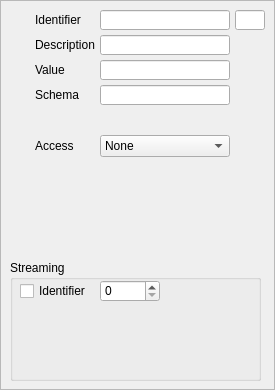
<?xml version="1.0" encoding="UTF-8"?>
<ui version="4.0">
 <class>StringView</class>
 <widget class="QFrame" name="StringView">
  <property name="geometry">
   <rect>
    <x>0</x>
    <y>0</y>
    <width>275</width>
    <height>390</height>
   </rect>
  </property>
  <property name="sizePolicy">
   <sizepolicy hsizetype="Fixed" vsizetype="Fixed">
    <horstretch>0</horstretch>
    <verstretch>0</verstretch>
   </sizepolicy>
  </property>
  <property name="windowTitle">
   <string>Frame</string>
  </property>
  <property name="frameShape">
   <enum>QFrame::StyledPanel</enum>
  </property>
  <property name="frameShadow">
   <enum>QFrame::Raised</enum>
  </property>
  <widget class="QLineEdit" name="identifierText">
   <property name="geometry">
    <rect>
     <x>100</x>
     <y>10</y>
     <width>130</width>
     <height>20</height>
    </rect>
   </property>
   <property name="readOnly">
    <bool>true</bool>
   </property>
  </widget>
  <widget class="QLineEdit" name="descriptionText">
   <property name="geometry">
    <rect>
     <x>100</x>
     <y>35</y>
     <width>130</width>
     <height>20</height>
    </rect>
   </property>
   <property name="readOnly">
    <bool>false</bool>
   </property>
  </widget>
  <widget class="QLabel" name="label_2">
   <property name="geometry">
    <rect>
     <x>35</x>
     <y>35</y>
     <width>60</width>
     <height>20</height>
    </rect>
   </property>
   <property name="text">
    <string>Description</string>
   </property>
  </widget>
  <widget class="QLabel" name="label">
   <property name="geometry">
    <rect>
     <x>35</x>
     <y>10</y>
     <width>60</width>
     <height>20</height>
    </rect>
   </property>
   <property name="text">
    <string>Identifier</string>
   </property>
  </widget>
  <widget class="QLabel" name="label_6">
   <property name="geometry">
    <rect>
     <x>35</x>
     <y>60</y>
     <width>60</width>
     <height>20</height>
    </rect>
   </property>
   <property name="text">
    <string>Value</string>
   </property>
  </widget>
  <widget class="QLineEdit" name="valueText">
   <property name="geometry">
    <rect>
     <x>100</x>
     <y>60</y>
     <width>130</width>
     <height>20</height>
    </rect>
   </property>
  </widget>
  <widget class="QLineEdit" name="numberText">
   <property name="geometry">
    <rect>
     <x>235</x>
     <y>10</y>
     <width>30</width>
     <height>20</height>
    </rect>
   </property>
   <property name="readOnly">
    <bool>true</bool>
   </property>
  </widget>
  <widget class="QLabel" name="label_4">
   <property name="geometry">
    <rect>
     <x>10</x>
     <y>40</y>
     <width>16</width>
     <height>16</height>
    </rect>
   </property>
   <property name="text">
    <string/>
   </property>
   <property name="pixmap">
    <pixmap>:/image/Resources/ui-tooltip--exclamation.png</pixmap>
   </property>
  </widget>
  <widget class="QLabel" name="label_3">
   <property name="geometry">
    <rect>
     <x>10</x>
     <y>10</y>
     <width>16</width>
     <height>16</height>
    </rect>
   </property>
   <property name="text">
    <string/>
   </property>
   <property name="pixmap">
    <pixmap resource="TinyEmberPlus.qrc">:/image/resources/ui-tooltip--exclamation.png</pixmap>
   </property>
  </widget>
  <widget class="QLabel" name="label_5">
   <property name="geometry">
    <rect>
     <x>10</x>
     <y>35</y>
     <width>16</width>
     <height>16</height>
    </rect>
   </property>
   <property name="text">
    <string/>
   </property>
   <property name="pixmap">
    <pixmap resource="TinyEmberPlus.qrc">:/image/resources/ui-tooltip-balloon-bottom.png</pixmap>
   </property>
  </widget>
  <widget class="QLabel" name="label_9">
   <property name="geometry">
    <rect>
     <x>10</x>
     <y>60</y>
     <width>16</width>
     <height>16</height>
    </rect>
   </property>
   <property name="text">
    <string/>
   </property>
   <property name="pixmap">
    <pixmap resource="TinyEmberPlus.qrc">:/image/resources/ui-text-area.png</pixmap>
   </property>
  </widget>
  <widget class="QLabel" name="label_12">
   <property name="geometry">
    <rect>
     <x>10</x>
     <y>135</y>
     <width>16</width>
     <height>20</height>
    </rect>
   </property>
   <property name="text">
    <string/>
   </property>
   <property name="pixmap">
    <pixmap resource="TinyEmberPlus.qrc">:/image/resources/lock--pencil.png</pixmap>
   </property>
  </widget>
  <widget class="QLabel" name="label_13">
   <property name="geometry">
    <rect>
     <x>35</x>
     <y>135</y>
     <width>60</width>
     <height>22</height>
    </rect>
   </property>
   <property name="text">
    <string>Access</string>
   </property>
  </widget>
  <widget class="QComboBox" name="accessBox">
   <property name="geometry">
    <rect>
     <x>100</x>
     <y>135</y>
     <width>130</width>
     <height>22</height>
    </rect>
   </property>
   <item>
    <property name="text">
     <string>None</string>
    </property>
    <property name="icon">
     <iconset resource="TinyEmberPlus.qrc">
      <normaloff>:/image/resources/lock.png</normaloff>:/image/resources/lock.png</iconset>
    </property>
   </item>
   <item>
    <property name="text">
     <string>Read</string>
    </property>
    <property name="icon">
     <iconset resource="TinyEmberPlus.qrc">
      <normaloff>:/image/resources/lock--arrow.png</normaloff>:/image/resources/lock--arrow.png</iconset>
    </property>
   </item>
   <item>
    <property name="text">
     <string>Write</string>
    </property>
    <property name="icon">
     <iconset resource="TinyEmberPlus.qrc">
      <normaloff>:/image/resources/lock--pencil.png</normaloff>:/image/resources/lock--pencil.png</iconset>
    </property>
   </item>
   <item>
    <property name="text">
     <string>Read | Write</string>
    </property>
    <property name="icon">
     <iconset resource="TinyEmberPlus.qrc">
      <normaloff>:/image/resources/lock-unlock.png</normaloff>:/image/resources/lock-unlock.png</iconset>
    </property>
   </item>
  </widget>
  <widget class="QGroupBox" name="streamingGroupBox">
   <property name="geometry">
    <rect>
     <x>10</x>
     <y>260</y>
     <width>251</width>
     <height>121</height>
    </rect>
   </property>
   <property name="title">
    <string>Streaming</string>
   </property>
   <widget class="QCheckBox" name="checkUseStreamIdentifier">
    <property name="geometry">
     <rect>
      <x>10</x>
      <y>20</y>
      <width>80</width>
      <height>22</height>
     </rect>
    </property>
    <property name="text">
     <string>Identifier</string>
    </property>
   </widget>
   <widget class="QSpinBox" name="streamIdentifierBox">
    <property name="geometry">
     <rect>
      <x>90</x>
      <y>20</y>
      <width>60</width>
      <height>22</height>
     </rect>
    </property>
   </widget>
  </widget>
  <widget class="QLabel" name="label_17">
   <property name="geometry">
    <rect>
     <x>35</x>
     <y>85</y>
     <width>60</width>
     <height>20</height>
    </rect>
   </property>
   <property name="text">
    <string>Schema</string>
   </property>
  </widget>
  <widget class="QLineEdit" name="schemaText">
   <property name="geometry">
    <rect>
     <x>100</x>
     <y>85</y>
     <width>130</width>
     <height>20</height>
    </rect>
   </property>
   <property name="readOnly">
    <bool>false</bool>
   </property>
  </widget>
 </widget>
 <resources>
  <include location="TinyEmberPlus.qrc"/>
 </resources>
 <connections>
  <connection>
   <sender>valueText</sender>
   <signal>editingFinished()</signal>
   <receiver>StringView</receiver>
   <slot>updateValue()</slot>
   <hints>
    <hint type="sourcelabel">
     <x>136</x>
     <y>69</y>
    </hint>
    <hint type="destinationlabel">
     <x>124</x>
     <y>74</y>
    </hint>
   </hints>
  </connection>
  <connection>
   <sender>descriptionText</sender>
   <signal>editingFinished()</signal>
   <receiver>StringView</receiver>
   <slot>updateDescription()</slot>
   <hints>
    <hint type="sourcelabel">
     <x>136</x>
     <y>44</y>
    </hint>
    <hint type="destinationlabel">
     <x>124</x>
     <y>74</y>
    </hint>
   </hints>
  </connection>
  <connection>
   <sender>accessBox</sender>
   <signal>currentIndexChanged(int)</signal>
   <receiver>StringView</receiver>
   <slot>updateAccess(int)</slot>
   <hints>
    <hint type="sourcelabel">
     <x>149</x>
     <y>160</y>
    </hint>
    <hint type="destinationlabel">
     <x>137</x>
     <y>86</y>
    </hint>
   </hints>
  </connection>
  <connection>
   <sender>checkUseStreamIdentifier</sender>
   <signal>toggled(bool)</signal>
   <receiver>StringView</receiver>
   <slot>updateStreamIdentifierState(bool)</slot>
   <hints>
    <hint type="sourcelabel">
     <x>59</x>
     <y>200</y>
    </hint>
    <hint type="destinationlabel">
     <x>137</x>
     <y>149</y>
    </hint>
   </hints>
  </connection>
  <connection>
   <sender>streamIdentifierBox</sender>
   <signal>editingFinished()</signal>
   <receiver>StringView</receiver>
   <slot>updateStreamIdentifier()</slot>
   <hints>
    <hint type="sourcelabel">
     <x>129</x>
     <y>200</y>
    </hint>
    <hint type="destinationlabel">
     <x>137</x>
     <y>149</y>
    </hint>
   </hints>
  </connection>
  <connection>
   <sender>schemaText</sender>
   <signal>editingFinished()</signal>
   <receiver>StringView</receiver>
   <slot>updateSchema()</slot>
   <hints>
    <hint type="sourcelabel">
     <x>164</x>
     <y>94</y>
    </hint>
    <hint type="destinationlabel">
     <x>137</x>
     <y>194</y>
    </hint>
   </hints>
  </connection>
 </connections>
 <slots>
  <slot>updateUi()</slot>
  <slot>updateValue()</slot>
  <slot>updateDescription()</slot>
  <slot>updateAccess(int)</slot>
  <slot>updateStreamIdentifierState(bool)</slot>
  <slot>updateStreamIdentifier()</slot>
  <slot>updateSchema()</slot>
 </slots>
</ui>
